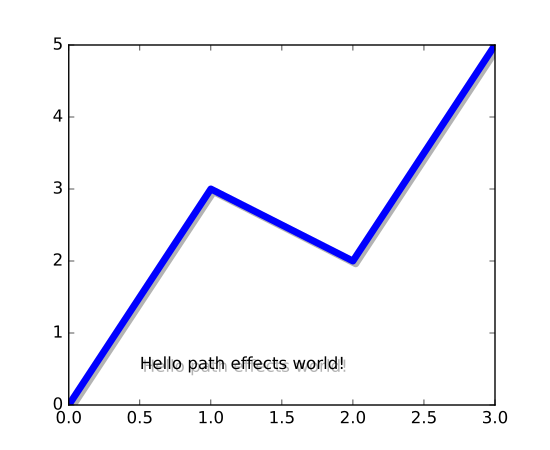

The script that drew this image:
import matplotlib.pyplot as plt
import matplotlib.patheffects as path_effects

text = plt.text(0.5, 0.5, 'Hello path effects world!',
                path_effects=[path_effects.withSimplePatchShadow()])

plt.plot([0, 3, 2, 5], linewidth=5, color='blue',
         path_effects=[path_effects.SimpleLineShadow(),
                       path_effects.Normal()])
plt.show()
